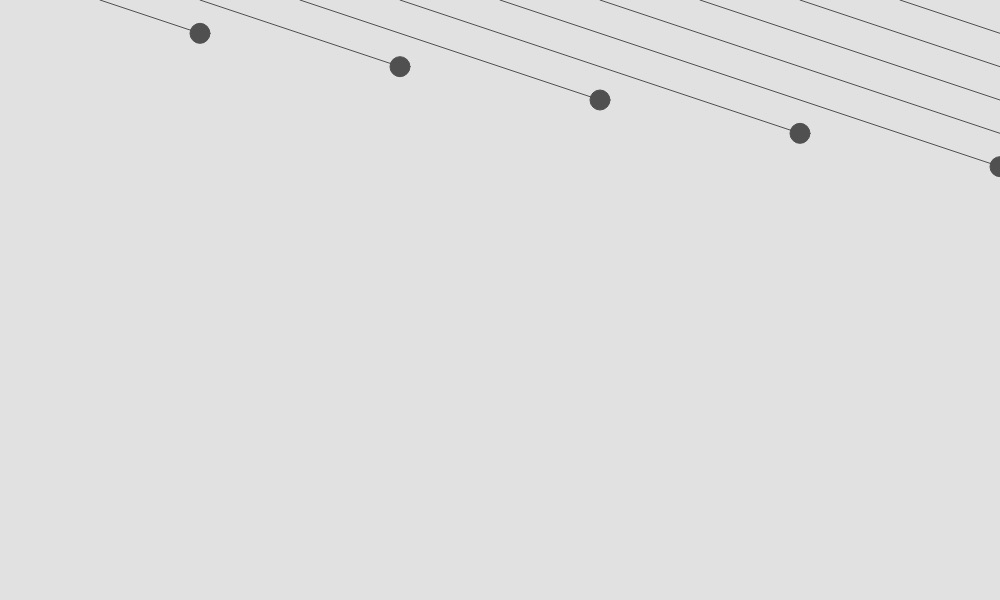
Frame 1 (no input)
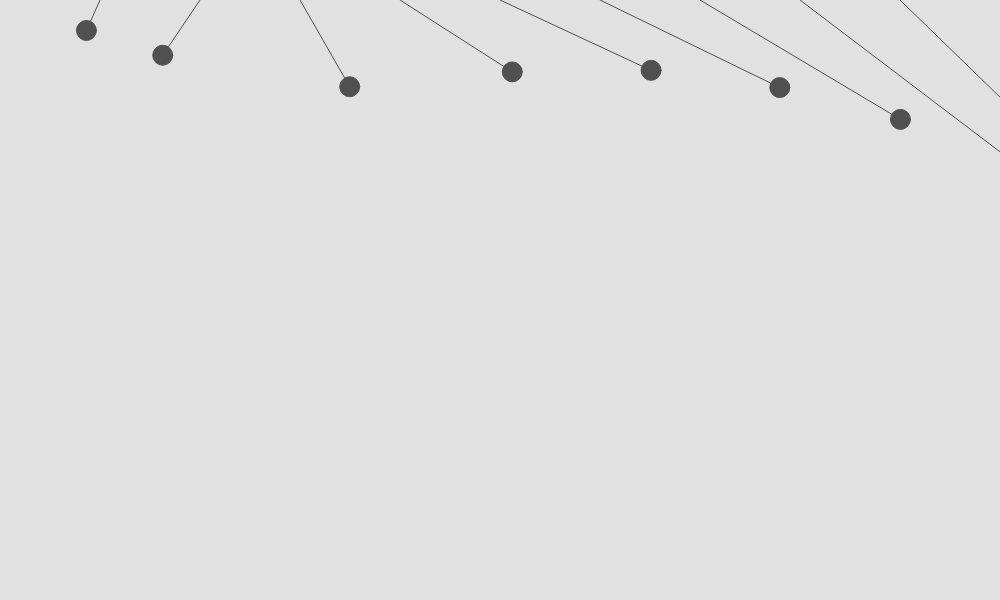
Frame 60 (no input)
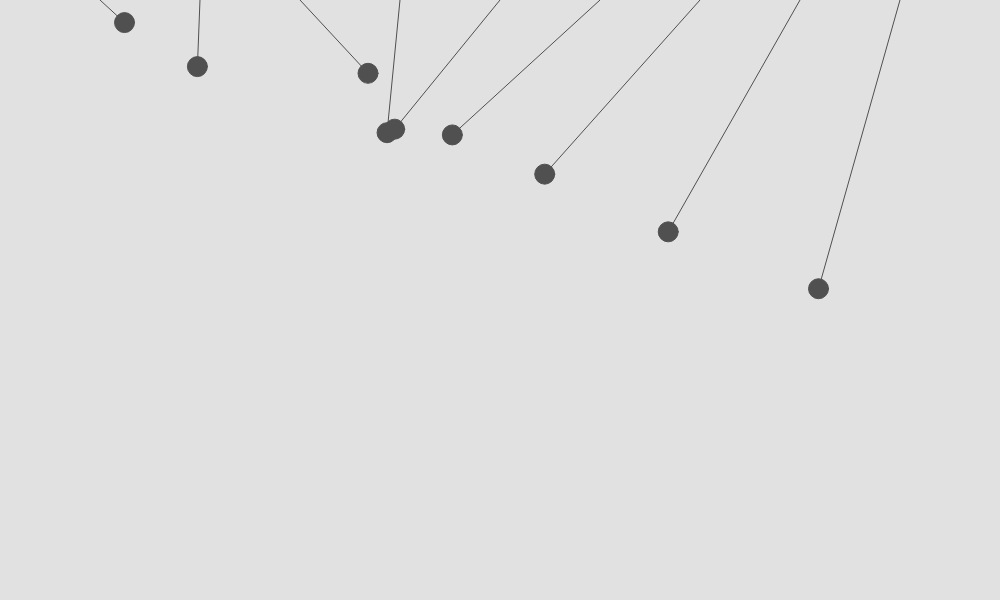
Frame 120 (the mouse pressed at the canvas centre since frame 60)

The p5.js sketch that drew these frames (run headless with seeded random() and noise() and a simulated clock; from frame 60 on, the mouse is pressed at the canvas centre):

// p5.js sketch
// ── sketch.js
let bobs = [];

function setup() {
  createCanvas(1000, 600);
  for (let i = 0; i < 9; i++) {
    let bob = new Bob(100 * i + 100, 0);
    bobs.push(bob);
  }
  createP('Click mouse to release balls from different angles.');
}

function draw() {
  background(225);
  for (let b of bobs) {
    b.display();
    b.update();
  }
}

class Bob {
  constructor(x, y) {
    this.len = x / 3;
    this.ball = createVector(x, y + this.len);
    this.arm = createVector(x, y);
    this.angle = -PI / 2;
    this.aVel = 0;
    this.aAcc = 0;
  }

  display() {
    push();
    translate(this.arm.x, this.arm.y);
    fill(80);
    stroke(80);
    line(0, 0, this.ball.x, this.ball.y);
    ellipse(this.ball.x, this.ball.y, 20, 20);
    pop();
  }

  update() {
    this.ball.x = sin(this.angle) * this.len;
    this.ball.y = cos(this.angle) * this.len;
    this.aAcc = -1 * (0.7 / this.len) * sin(this.angle);
    this.aVel += this.aAcc;
    this.angle += this.aVel;
    this.aVel *= 0.99;
  }
}

function restart() {
  const angle = random(-PI / 2, 0);
  for (b of bobs) {
    b.angle = angle;
    b.aVel = 0;
    b.aAcc = 0;
  }
}

function mouseClicked() {
  restart();
}
